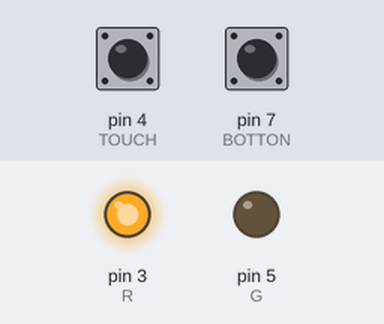
Bench run of a sketch on a simulated Arduino Uno, built with avr-gcc and run on an emulated ATmega328P. Shown: output pins drawn as LEDs (lit = HIGH). Inputs (shaded band) come from the test bench; at power-on: pin 4 (TOUCH) LOW, pin 7 (BOTTON) HIGH.

Above: at 1.2 s.
1.3 s: pin 4 (TOUCH) pulled HIGH for 0.15 s
At 4.2 s:
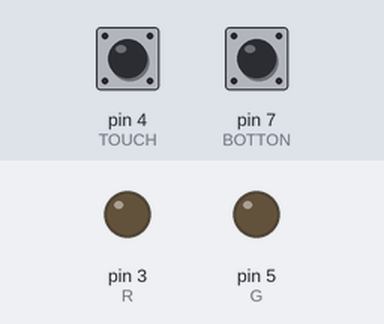
4.3 s: pin 7 (BOTTON) pulled LOW for 3.2 s
9.0 s: pin 4 (TOUCH) pulled HIGH for 3.2 s
At 9.8 s:
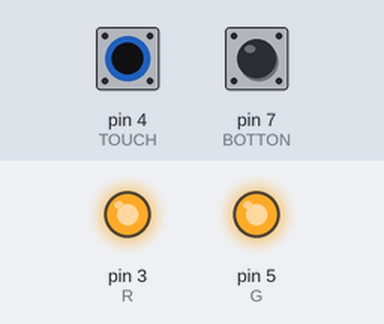
13.7 s: pin 4 (TOUCH) driven HIGH and pin 7 (BOTTON) driven LOW
At 14.6 s:
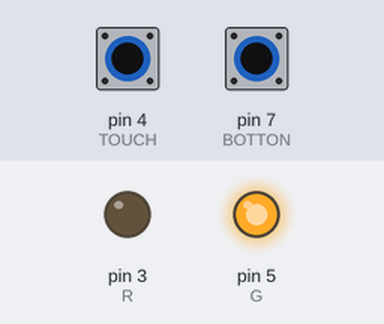
16.7 s: pin 4 (TOUCH) driven LOW
Timing chart, 0 to 19.2 s (numbered marks = the images above; inputs shaded):
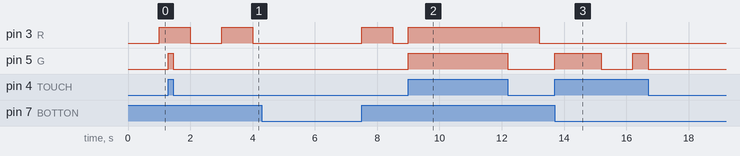

Measured:
- after the input at 1.3 s, pin 5 (G): LOW → HIGH at once, → LOW 0.15 s later
- after the input at 9.0 s, pin 5 (G): LOW → HIGH at once, → LOW 3.2 s later
- after the input at 13.7 s, pin 3 (R): stays LOW (without the input it goes to HIGH after 0.50 s); pin 5 (G): LOW → HIGH at once, → LOW 1.5 s later, → HIGH 1.0 s later

The sketch:

1_5.ino
```cpp
#define BOTTON 7
#define TOUCH 4
#define R 3
#define G 5
int ledState = 0;
unsigned long timePrev;
void setup() {
  // put your setup code here, to run once:
  Serial.begin(9600);
  pinMode(R,OUTPUT);
  pinMode(G,OUTPUT);
  pinMode(BOTTON,INPUT);
  pinMode(TOUCH,INPUT);

}
void loop() {
  // put your main code here, to run repeatedly:
  unsigned long timeNow, timeElapsed;
  timeNow = millis();
  timeElapsed = timeNow-timePrev;
  int buttonValue = digitalRead(BOTTON);
  int touchValue = digitalRead(TOUCH);
  if (buttonValue == LOW && touchValue == LOW){
     digitalWrite(R,LOW);
     digitalWrite(G,LOW);
  }
  if(buttonValue == HIGH && touchValue == HIGH) {
     digitalWrite(R,HIGH);
     digitalWrite(G,HIGH);
  }
  if (buttonValue  != touchValue){
    if (buttonValue == HIGH){
      digitalWrite(G,LOW);
      if (timeElapsed > 1000) {
      timePrev = timeNow;
      ledState = 1 - ledState; //toggle state
      digitalWrite(R, ledState); //turn LED on after 1 sec
      }

    }if (touchValue == HIGH){
       digitalWrite(R,LOW);
      if (timeElapsed > 1000) {
      timePrev = timeNow;
      ledState = 1 - ledState; //toggle state
      digitalWrite(G, ledState); //turn LED on after 1 sec
    }

    }
  }


}
```
